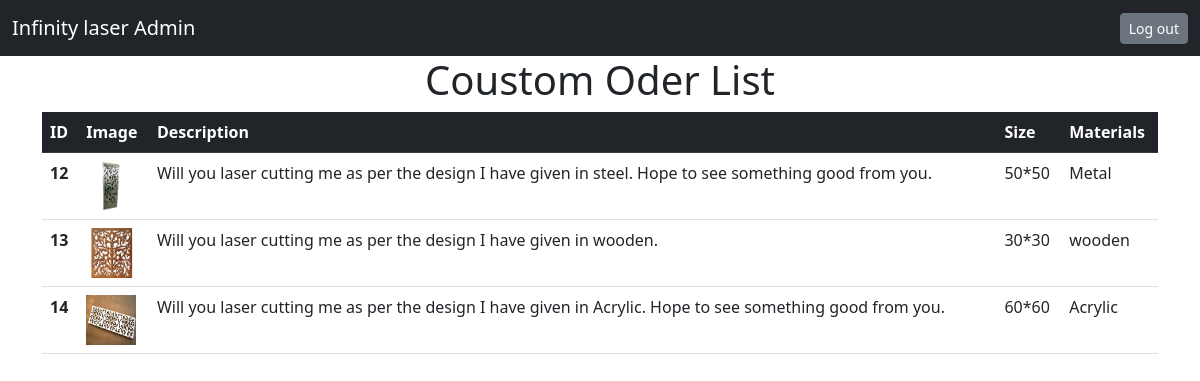
Screenshot of /admin/coustom_oder.php with the database file from the repository.
### tables this page shows
CREATE TABLE `coustome_design_oder` (
  `id` int(11) NOT NULL,
  `image` varchar(400) NOT NULL,
  `description` varchar(255) NOT NULL,
  `size` varchar(255) NOT NULL,
  `materials` varchar(255) NOT NULL
);

### admin/coustom_oder.php (the view, shortened to what this page needs)
<!doctype html>
<html lang="en">
  <head>
    <link href="https://cdn.jsdelivr.net/npm/bootstrap@5.2.0/dist/css/bootstrap.min.css" rel="stylesheet">
  </head>
  <body>
    <?php include('navbar.php'); ?>
    <div class="container">
        <h1 class="text-center">Coustom Oder List</h1>
        <table class="table">
  <thead  class="table-dark">
    <tr>
      <th scope="col">ID</th>
      <th scope="col">Image</th>
      <th scope="col">Description</th>
      <th scope="col">Size</th>
      <th scope="col">Materials</th>
    </tr>
  </thead>
  <tbody>
  <?php
  include('C:\xampp\htdocs\Infinity_laser\php\conn.php');
  $sql ="SELECT * FROM `coustome_design_oder`;";
  $result_sql= mysqli_query($conn,$sql);
  while ($result=mysqli_fetch_array($result_sql)){ ?>
    <tr>
    <th scope="row"><?php echo $result['id'];?></th>
    <td><img src="<?php echo $result['image'];?>" height="50px" width="50px"></td>
    <td><?php echo $result['description'];?></td>
    <td><?php echo $result['size'];?></td>
    <td><?php echo $result['materials'];?></td>
    </tr>
<?php } ?>
    </tbody>
</table>
    </div>
  </body>
</html>

### admin/navbar.php
<nav class="navbar navbar-dark bg-dark">
  <div class="container-fluid">
    <a href="base.php" class="navbar-brand">Infinity laser Admin</a>
    <form>
    <a href="index.php" class="active"><button type="button" class="btn btn-secondary btn-sm">Log out</button></a>
    </form>
  </div>
</nav>

### rows the page displays
coustome_design_oder: id "12", image (picture), description "Will you laser cutting me as per the design I have given in steel. Hope to see something good from you.", size "50*50", materials "Metal"
coustome_design_oder: id "13", image (picture), description "Will you laser cutting me as per the design I have given in wooden.", size "30*30", materials "wooden"
coustome_design_oder: id "14", image (picture), description "Will you laser cutting me as per the design I have given in Acrylic. Hope to see something good from you.", size "60*60", materials "Acrylic"
